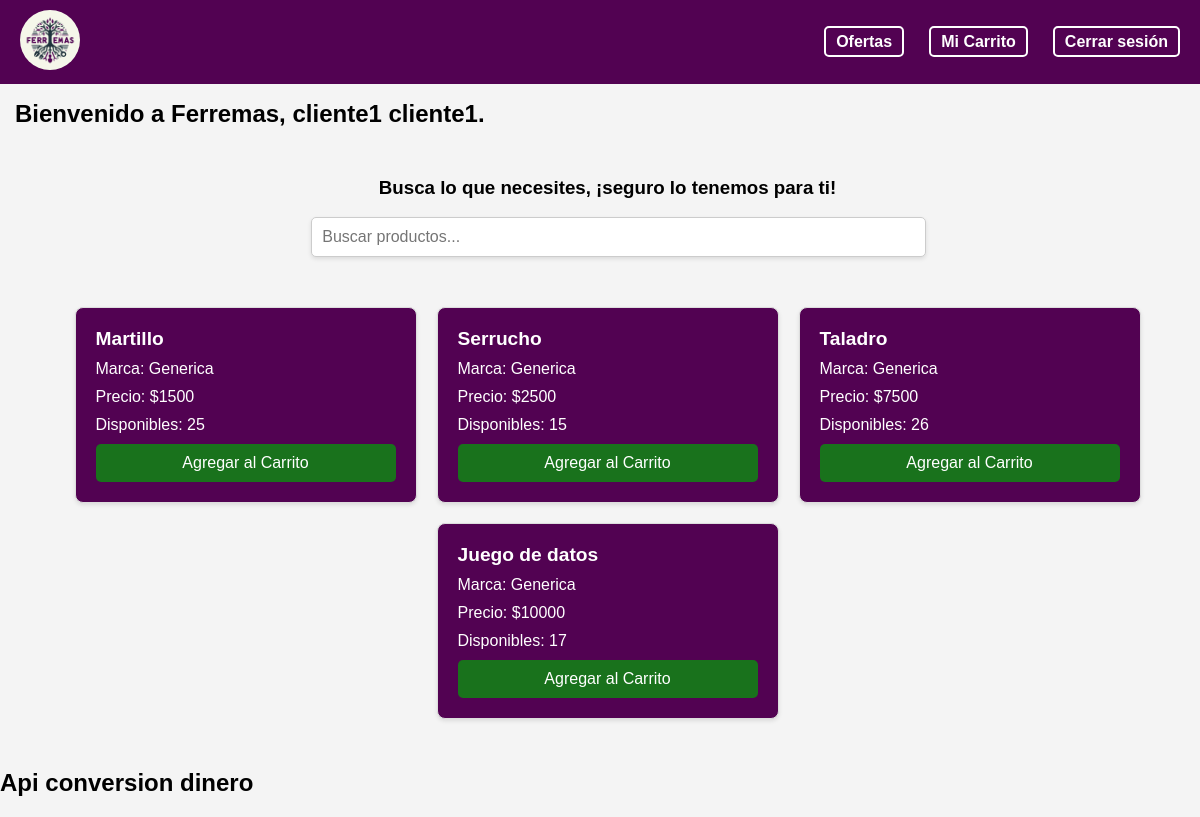
/cli_home/ (signed in), run on an earlier commit of the app's database.
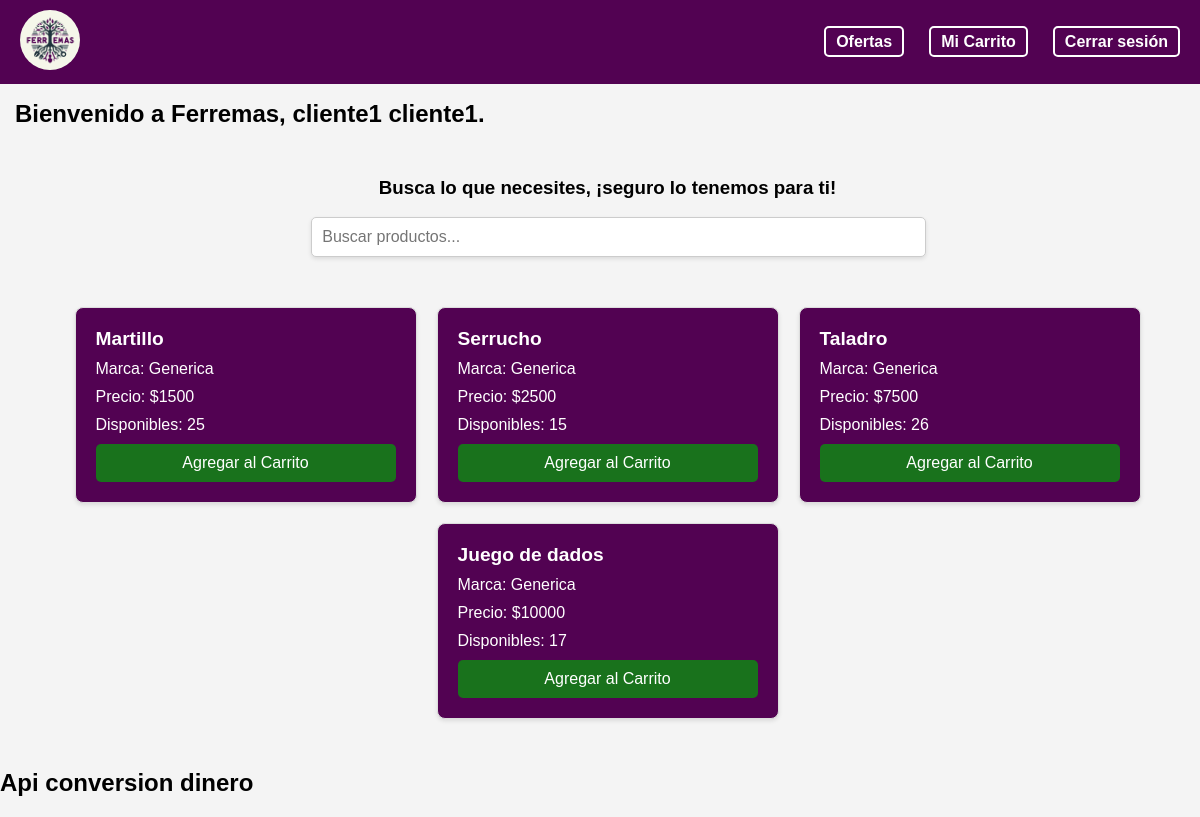
And on a later commit of the database.
### myapp/models.py (models this page shows, shortened)
class Inventario(models.Model):
    prod_id = models.AutoField(primary_key=True)
    prod_nom = models.CharField(max_length=50)
    prod_marca = models.CharField(max_length=25)
    prod_prec= models.IntegerField()
    catProd_nom = models.ForeignKey(CategoriaProducto, on_delete=models.CASCADE)
    inv_cantTotal = models.IntegerField(default=0)

### myapp/views.py (the view)
# urls.py: path('cli_home/', views.cli_home, name='cli_home'),
def cli_home(request):
    try:
        cliente = Cliente.objects.get(cli_id=request.session['user_id'])
        print("Cliente ID from session:", request.session.get('user_id'))
        print("Cliente Profile for current user:", cliente)
    except Cliente.DoesNotExist:
        return JsonResponse({'error': 'Cliente no encontrado'})
    productos= Inventario.objects.all()
    return render(request, 'cliente/cli_home.html', {'cliente': cliente , 'productos': productos})

### myapp/models.py (called while the page is built)
    def __str__(self):
        return self.rol.rol_id + ' - ' + self.cli_name +' '+ self.cli_lastname

### myapp/templates/cliente/cli_home.html (shortened to what this page needs)
{% load static %}
<!DOCTYPE html>
<html lang="en">
<head>
    <link rel="stylesheet" href="{% static '/styles/nav.css' %}" />
    <link rel="stylesheet" href="{% static '/styles/cliente/productos.css' %}" />
</head>
<body>
    <header>
        <nav>
            <div class="navbar">
            <div class="logo">
                <a href="/cli_home">
                <img src="{% static '/logo/LogoFerremas.png' %}" alt="Logo" />
                </a>
            </div>
            <div class="nav-items">
                <ul>
                <li><a href="#" id="ofertas-link"> Ofertas</a></li>
                <li><a href="/cli_carrito" id="carrito-link"> Mi Carrito</a></li>
                <li><a href="/"> Cerrar sesión</a></li>
                </ul>
            </div>
            </div>
        </nav>
    </header>
    <div class="content" id="text1" style="margin-top: 100px; margin-left: 15px;">
        <h2> Bienvenido a Ferremas, {{cliente.cli_name}} {{cliente.cli_lastname}}.</h2>
        <div class="search-bar">
            <div class="search-text">
                <h3>Busca lo que necesites, ¡seguro lo tenemos para ti!</h3>
            </div>
            <div div class="search-input-container">
                <input type="text" id="searchInput" placeholder="Buscar productos..." onkeyup="filtrarProductos()">
            </div>
        </div>
        <div class="card-container" id="productos-section">
            {% for producto in productos %}
                <div class="productos-card">
                    <div class="card-header">
                        <h5>{{ producto.prod_nom }}</h5>
                    </div>
                    <div class="card-body">
                        <p>Marca: {{ producto.prod_marca }}</p>
                        <p>Precio: ${{ producto.prod_prec }}</p>
                        <p>Disponibles: {{ producto.inv_cantTotal }}</p>
                    </div>
                    <a href="{% url 'Add' producto.prod_id %}" class="btn-agregar-carrito">Agregar al Carrito</a>
                </div>
            {% endfor %}
        </div>
    </div>
    <footer>
        <h2>Api conversion dinero</h2>
    </footer>
</body>
</html>

What changed in the data, as far as the page shows it:
changed Inventario: prod_nom "Juego de datos" → "Juego de dados"
